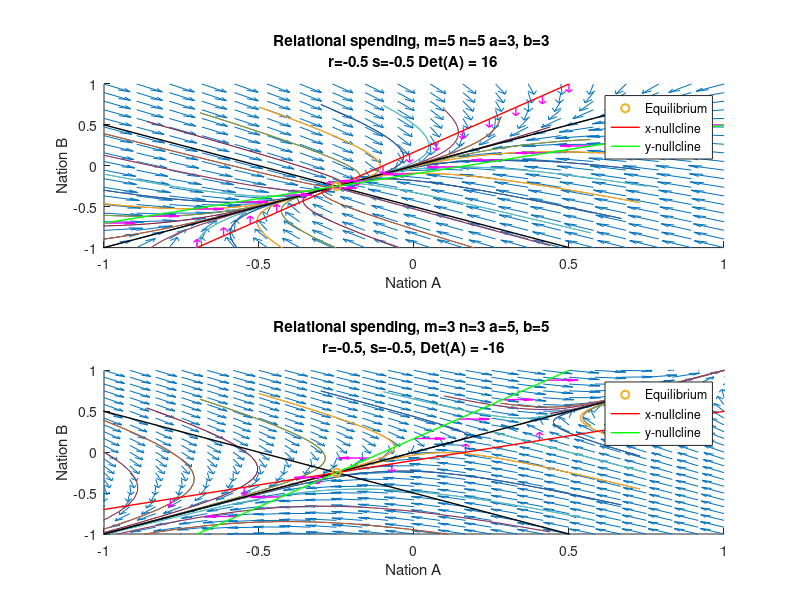

MATLAB code for this plot:
a = 3;
b = 3;
m = 5;
n = 5;
r=-.5;
s=-0.5;
A = [-m, a; b, -n];
q = [r;s];
x_star = -inv(A)*q;
sys = @(A,q,v) A*v+q
[vecs, lambda] = eig(A);
point = linspace(0,2*pi,32)
point(end)=[];
ini = [cos(point(:))+x_star(1),sin(point(:))+x_star(2)];
[X,Y] = meshgrid(linspace(-1,1,20));
%X = X-x_star(1);
%Y = Y-x_star(2);
U = A(1,1)*X + A(1,2)*Y+q(1);
V = A(2,1)*X + A(2,2)*Y+q(2);
L = hypot(U,V);
L(L==0)=1;
U = U./L;
V = V./L;
fig = figure();
subplot(2,1,1);
hold on;
t = linspace(-1,1,15);
quiver(X,Y,U,V);
for k=1:size(ini,1)
  y_0 = ini(k,:)';
  [~,yf] = ode45(@(t,v) sys(A,q,v), [0,1], y_0);
  [~,yb] = ode45(@(t,v) sys(A,q,v), [-1,0], y_0);
  plot(yf(:,1),yf(:,2));
  plot(yb(:,1),yb(:,2));
endfor
plot(t+x_star(1),(vecs(2,1)/vecs(1,1))*t+x_star(2),'k','LineWidth',1.);
plot(t+x_star(1),(vecs(2,2)/vecs(1,2)) *t+x_star(2),'k','LineWidth',1.);
X_N = (a/m)*(t-x_star(2))+x_star(1);
NX_U = zeros(size(X_N));
NX_V = A(2,1)*X_N+A(2,2)*t+q(2);
L = hypot(NX_U,NX_V);
L(L==0)=1;
quiver(X_N,t,0.1*(NX_U./L),0.1*(NX_V./L),0,'m','LineWidth',1.);
NX = plot(X_N,t,'r','DisplayName','x-nullcline','LineWidth',1.);
Y_N = (b/n)*(t-x_star(1))+x_star(2);
NY_U = A(1,1)*t+A(1,2)*Y_N+q(1);
NY_V = zeros(size(Y_N));
L = hypot(NY_U,NY_V);
L(L==0)=1;
NY = quiver(t,Y_N,0.1*(NY_U./L),0.1*(NY_V./L),0,'m','LineWidth',1.);
NY=plot(t,Y_N,'g','DisplayName','y-nullcline','LineWidth',1.);
eq = plot(x_star(1),x_star(2),'o','LineWidth',1.5,'DisplayName','Equilibrium');
hold off;
title(sprintf("Relational spending, m=%g n=%g a=%g, b=%g \n r=%g s=%g Det(A) = %g ",m,n,a,b,r,s,det(A)));
xlabel("Nation A");
ylabel("Nation B");
xlim([-1,1]);
ylim([-1,1]);
legend([eq,NX,NY]);
subplot(2,1,2);
[X,Y] = meshgrid(linspace(-1,1,25));
a = 5;
b = 5;
m = 3;
n = 3;
A = [-m, a; b, -n];
%X = X - x_star(1);
%Y = Y - x_star(2);
U = A(1,1)*X + A(1,2)*Y+q(1);
V = A(2,1)*X + A(2,2)*Y+q(2);
L = hypot(U,V);
L(L==0)=1;
U = U./L;
V = V./L;
hold on;
quiver(X,Y,U,V);
for k=1:size(ini,1)
  y_0 = ini(k,:)';
  [~,yf] = ode45(@(t,v) sys(A,q,v), [0,1], y_0);
  [~,yb] = ode45(@(t,v) sys(A,q,v), [-1,0], y_0);
  plot(yf(:,1),yf(:,2));
  plot(yb(:,1),yb(:,2));
endfor
plot(t+x_star(1),(vecs(2,1))/vecs(1,1)*t+x_star(2),'k','LineWidth',1.);
plot(t+x_star(1),(vecs(2,2))/vecs(1,2)*t+x_star(2),'k','LineWidth',1.);
X_N = (a/m)*(t-x_star(2))+x_star(1);
NX_U = zeros(size(X_N));
NX_V = A(2,1)*X_N+A(2,2)*t+q(2);
L = hypot(NX_U,NX_V);
L(L==0)=1;
NX = quiver(X_N,t,0.1*(NX_U./L),0.1*(NX_V./L),0,'m','LineWidth',1.);
NX = plot(X_N,t,'r','DisplayName','x-nullcline','LineWidth',1.);
Y_N = (b/n)*(t-x_star(1))+x_star(2);
NY_U = A(1,1)*t+A(1,2)*Y_N+q(1);
NY_V = zeros(size(Y_N));
L = hypot(NY_U,NY_V);
L(L==0)=1;
NY = quiver(t,Y_N,0.1*(NY_U./L),0.1*(NY_V./L),0,'m','LineWidth',1.);
NY=plot(t,Y_N,'g','DisplayName','y-nullcline','LineWidth',1.);
eq = plot(x_star(1),x_star(2),'o','LineWidth',1.5,'DisplayName','Equilibrium');
hold off;
title(sprintf("Relational spending, m=%g n=%g a=%g, b=%g \n r=%g, s=%g, Det(A) = %g ",m,n,a,b,r,s,det(A)));
xlabel("Nation A");
ylabel("Nation B");
xlim([-1,1]);
ylim([-1,1]);
legend([eq,NX,NY]);
print('figures/richardson_curves.png', '-dpng', '-S1300,1300');
